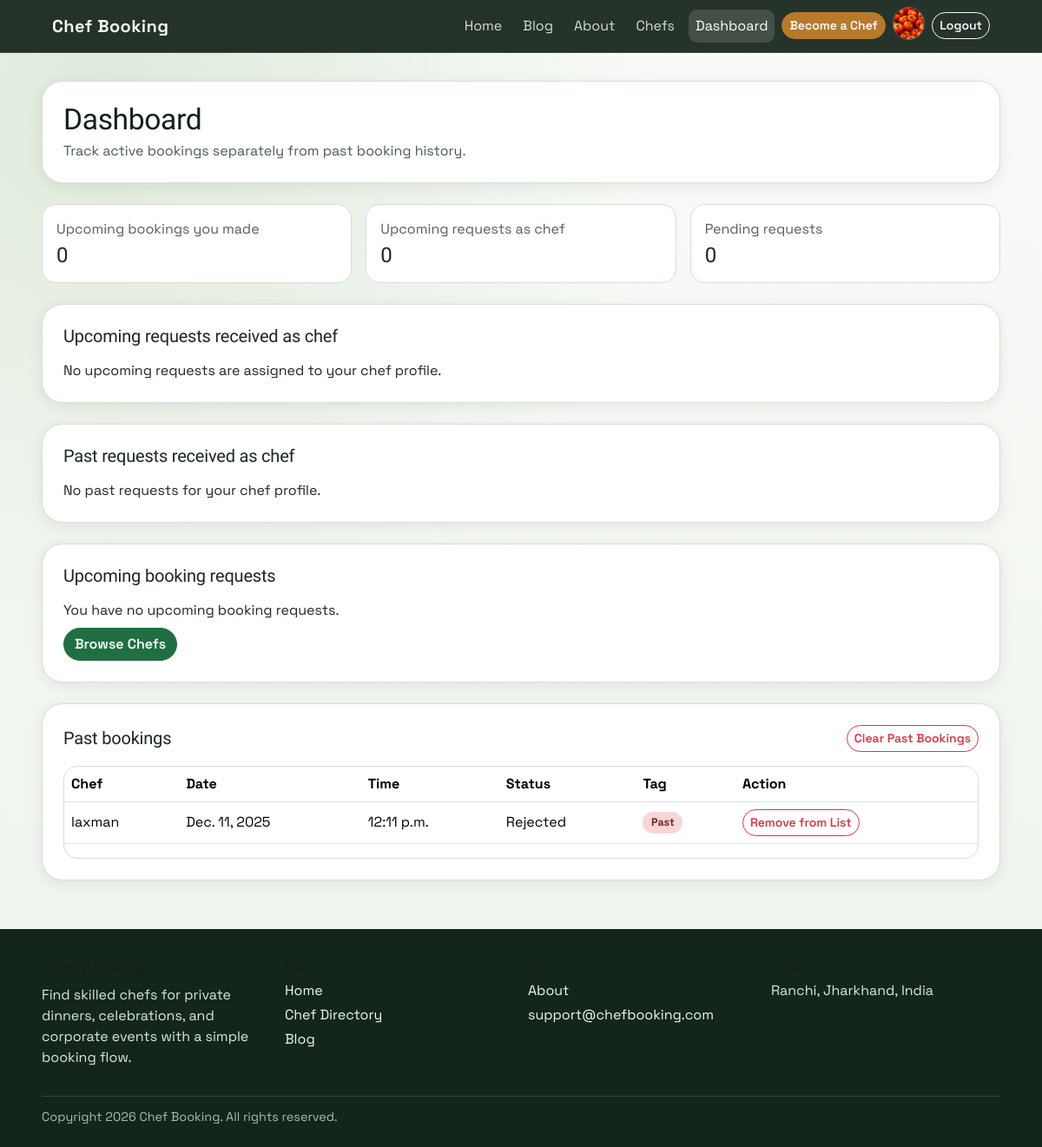
The app's page /dashboard/ (signed in) with its own data.
### accounts/models.py (models this page shows, shortened)
class Profile(models.Model):
    user = models.OneToOneField(settings.AUTH_USER_MODEL, on_delete=models.CASCADE)
    name = models.CharField(max_length=100)
    email = models.EmailField()
    mobile_number = models.CharField(max_length=15, blank=True, null=True)
    location = models.CharField(max_length=255, blank=True)
    education = models.CharField(max_length=255, blank=True)
    experience = models.IntegerField(default=0)
    speciality = models.TextField(blank=True)
    bio = models.TextField(blank=True)
    dishes = models.CharField(max_length=255, default="Not specified")
    profile_image = models.ImageField(upload_to=user_directory_path, blank=True, null=True)

### booking/models.py (models this page shows, shortened)
class Booking(models.Model):
    STATUS_CHOICES = [
        ('Pending', 'Pending'),
        ('Accepted', 'Accepted'),
        ('Rejected', 'Rejected'),
    ]
    customer = models.ForeignKey(settings.AUTH_USER_MODEL, on_delete=models.CASCADE)
    chef = models.ForeignKey('Chef', on_delete=models.CASCADE)
    date = models.DateField()
    time = models.TimeField()
    person = models.PositiveIntegerField()
    total_price = models.DecimalField(max_digits=8, decimal_places=2)
    status = models.CharField(max_length=20, choices=STATUS_CHOICES, default='Pending', db_index=True)
    is_deleted = models.BooleanField(default=False, db_index=True)
    deleted_at = models.DateTimeField(blank=True, null=True)
    deleted_by = models.ForeignKey(
        settings.AUTH_USER_MODEL,
        on_delete=models.SET_NULL,
        null=True,
        blank=True,
        related_name="deleted_bookings",
    )
    objects = ActiveBookingManager()
    all_objects = BookingQuerySet.as_manager()
    class Meta:
        indexes = [
            models.Index(fields=["date"]),
            models.Index(fields=["status", "date"]),
            models.Index(fields=["is_deleted", "date"]),
        ]

class Chef(models.Model):
    user = models.OneToOneField(settings.AUTH_USER_MODEL, on_delete=models.CASCADE)
    name = models.CharField(max_length=100)
    specialty = models.CharField(max_length=200)
    experience = models.PositiveIntegerField()  # years
    team_members = models.PositiveIntegerField(
        validators=[MinValueValidator(2)],
        blank=True,
        null=True
    )
    price_per_person = models.DecimalField(max_digits=8, decimal_places=2)
    image = models.ImageField(upload_to='chef_dishes/', blank=True, null=True)

### booking/views.py (the view)
# urls.py: path('dashboard/', booking_views.dashboard, name='dashboard'),
@login_required
def dashboard(request):
    now = timezone.now()
    current_date = now.date()
    current_time = now.time().replace(microsecond=0)
    past_bookings_q = Q(date__lt=current_date) | Q(date=current_date, time__lt=current_time)
    customer_bookings = (
        Booking.objects.select_related("chef", "chef__user")
        .filter(customer=request.user)
        .exclude(past_bookings_q)
        .order_by("-date", "-time")
    )
    customer_past_bookings = (
        Booking.objects.select_related("chef", "chef__user")
        .filter(customer=request.user)
        .filter(past_bookings_q)
        .order_by("-date", "-time")
    )
    chef_bookings = (
        Booking.objects.select_related("customer", "chef")
        .filter(chef__user=request.user)
        .exclude(past_bookings_q)
        .order_by("-date", "-time")
    )
    chef_past_bookings = (
        Booking.objects.select_related("customer", "chef")
        .filter(chef__user=request.user)
        .filter(past_bookings_q)
        .order_by("-date", "-time")
    )
    pending_count = chef_bookings.filter(status="Pending").count()
    return render(
        request,
        "booking/dashboard.html",
        {
            "bookings": chef_bookings,
            "past_bookings": chef_past_bookings,
            "cos_bookings": customer_bookings,
            "past_cos_bookings": customer_past_bookings,
            "pending_count": pending_count,
        },
    )

### booking/templates/booking/dashboard.html (shortened to what this page needs)
{% extends "base.html" %}
{% block content %}
<section class="page-card p-4 mb-4">
  <h1 class="section-title mb-1">Dashboard</h1>
  <p class="section-subtitle mb-0">Track active bookings separately from past booking history.</p>
</section>
<section class="metric-grid mb-4">
  <article class="metric-card">
    <p class="text-muted mb-1">Upcoming bookings you made</p>
    <h2 class="h4 mb-0">{{ cos_bookings|length }}</h2>
  </article>
  <article class="metric-card">
    <p class="text-muted mb-1">Upcoming requests as chef</p>
    <h2 class="h4 mb-0">{{ bookings|length }}</h2>
  </article>
  <article class="metric-card">
    <p class="text-muted mb-1">Pending requests</p>
    <h2 class="h4 mb-0">{{ pending_count }}</h2>
  </article>
</section>
<section class="page-card p-4 mb-4">
  <h2 class="h5 mb-3">Upcoming requests received as chef</h2>
  {% if bookings %}
  <div class="data-table-wrap">
    <table class="table table-hover align-middle">
      <thead>
        <tr>
          <th>Customer</th>
          <th>Date</th>
          <th>Time</th>
          <th>Guests</th>
          <th>Total</th>
          <th>Status</th>
          <th>Action</th>
        </tr>
      </thead>
      <tbody>
        {% for booking in bookings %}
        <tr>
          <td>{{ booking.customer.username }}</td>
          <td>{{ booking.date }}</td>
          <td>{{ booking.time }}</td>
          <td>{{ booking.person }}</td>
          <td>INR {{ booking.total_price }}</td>
          <td>
            {% if booking.status == "Pending" %}
            <span class="status-pill status-pending">Pending</span>
            {% elif booking.status == "Accepted" %}
            <span class="status-pill status-accepted">Accepted</span>
            {% else %}
            <span class="status-pill status-rejected">Rejected</span>
            {% endif %}
          </td>
          <td>
            {% if booking.status == "Pending" %}
            <a href="{% url 'update_booking_status' booking.id 'Accepted' %}" class="btn btn-sm btn-primary">Accept</a>
            <a href="{% url 'update_booking_status' booking.id 'Rejected' %}" class="btn btn-sm btn-outline-danger ms-1">Reject</a>
            {% else %}
            <span class="text-muted">No action</span>
            {% endif %}
          </td>
        </tr>
        {% endfor %}
      </tbody>
    </table>
  </div>
  {% else %}
  <p class="mb-0">No upcoming requests are assigned to your chef profile.</p>
  {% endif %}
</section>
<section class="page-card p-4 mb-4">
  <h2 class="h5 mb-3">Past requests received as chef</h2>
  {% if past_bookings %}
  <div class="data-table-wrap">
    <table class="table table-hover align-middle">
      <thead>
        <tr>
          <th>Customer</th>
          <th>Date</th>
          <th>Time</th>
          <th>Guests</th>
          <th>Total</th>
          <th>Status</th>
          <th>Tag</th>
        </tr>
      </thead>
      <tbody>
        {% for booking in past_bookings %}
        <tr>
          <td>{{ booking.customer.username }}</td>
          <td>{{ booking.date }}</td>
          <td>{{ booking.time }}</td>
          <td>{{ booking.person }}</td>
          <td>INR {{ booking.total_price }}</td>
          <td>{{ booking.status }}</td>
          <td><span class="status-pill status-rejected">Past</span></td>
        </tr>
        {% endfor %}
      </tbody>
    </table>
  </div>
  {% else %}
  <p class="mb-0">No past requests for your chef profile.</p>
  {% endif %}
</section>
<section class="page-card p-4 mb-4">
  <h2 class="h5 mb-3">Upcoming booking requests</h2>
  {% if cos_bookings %}
  <div class="data-table-wrap">
    <table class="table table-hover align-middle">
      <thead>
        <tr>
          <th>Chef</th>
          <th>Date</th>
          <th>Time</th>
          <th>Guests</th>
          <th>Total</th>
          <th>Status</th>
        </tr>
      </thead>
      <tbody>
        {% for booking in cos_bookings %}
        <tr>
          <td>{{ booking.chef.name }}</td>
          <td>{{ booking.date }}</td>
          <td>{{ booking.time }}</td>
          <td>{{ booking.person }}</td>
          <td>INR {{ booking.total_price }}</td>
          <td>
            {% if booking.status == "Pending" %}
            <span class="status-pill status-pending">Pending</span>
            {% elif booking.status == "Accepted" %}
            <span class="status-pill status-accepted">Accepted</span>
            {% else %}
            <span class="status-pill status-rejected">Rejected</span>
            {% endif %}
          </td>
        </tr>
        {% endfor %}
      </tbody>
    </table>
  </div>
  {% else %}
  <p class="mb-2">You have no upcoming booking requests.</p>
  <a href="{% url 'chef_list' %}" class="btn btn-primary">Browse Chefs</a>
  {% endif %}
</section>
<section class="page-card p-4">
  <div class="d-flex justify-content-between align-items-center mb-3">
    <h2 class="h5 mb-0">Past bookings</h2>
    {% if past_cos_bookings %}
    <form method="post" action="{% url 'clear_past_bookings' %}">
      <button type="submit" class="btn btn-sm btn-outline-danger" onclick="return confirm('Remove all past bookings from your list?')">Clear Past Bookings</button>
    </form>
    {% endif %}
  </div>
  {% if past_cos_bookings %}
  <div class="data-table-wrap">
    <table class="table table-hover align-middle">
      <thead>
        <tr>
          <th>Chef</th>
          <th>Date</th>
          <th>Time</th>
          <th>Status</th>
          <th>Tag</th>
          <th>Action</th>
        </tr>
      </thead>
      <tbody>
        {% for booking in past_cos_bookings %}
        <tr id="past-booking-{{ booking.id }}">
          <td>{{ booking.chef.name }}</td>
          <td>{{ booking.date }}</td>
          <td>{{ booking.time }}</td>
          <td>{{ booking.status }}</td>
          <td><span class="status-pill status-rejected">Past</span></td>
          <td>
            <form method="post" action="{% url 'remove_booking' booking.id %}" class="d-inline">
              <button type="submit" class="btn btn-sm btn-outline-danger" onclick="return confirm('This will remove the booking from your list. Continue?')">Remove from List</button>
            </form>
          </td>
        </tr>
        {% endfor %}
      </tbody>
    </table>
  </div>
  {% else %}
  <p class="mb-0">No past bookings available.</p>
  {% endif %}
</section>
{% endblock %}

### templates/base.html (shortened to what this page needs)
{% load static %}
<!DOCTYPE html>
<html lang="en">
  <head>
    <link href="https://cdn.jsdelivr.net/npm/bootstrap@5.3.3/dist/css/bootstrap.min.css" rel="stylesheet" />
    <link href="{% static 'css/site.css' %}" rel="stylesheet" />
  </head>
  <body>
    <div class="site-shell">
      <nav class="navbar navbar-expand-lg navbar-dark top-nav">
        <div class="container-fluid" style="width:min(1120px, 92vw);">
          <a class="navbar-brand" href="{% url 'home' %}">Chef Booking</a>
          <div class="d-none d-lg-flex ms-auto">
            <ul class="navbar-nav ms-auto align-items-center gap-2">
              <li class="nav-item">
                <a class="nav-link {% if request.resolver_match.url_name == 'home' %}active{% endif %}" href="{% url 'home' %}">Home</a>
              </li>
              <li class="nav-item">
                <a class="nav-link {% if request.resolver_match.url_name == 'blog_list' %}active{% endif %}" href="{% url 'blog_list' %}">Blog</a>
              </li>
              <li class="nav-item">
                <a class="nav-link {% if request.resolver_match.url_name == 'about' %}active{% endif %}" href="{% url 'about' %}">About</a>
              </li>
              {% if user.is_authenticated %}
              <li class="nav-item">
                <a class="nav-link {% if request.resolver_match.url_name == 'chef_list' %}active{% endif %}" href="{% url 'chef_list' %}">Chefs</a>
              </li>
              <li class="nav-item">
                <a class="nav-link {% if request.resolver_match.url_name == 'dashboard' %}active{% endif %}" href="{% url 'dashboard' %}">Dashboard</a>
              </li>
              {% if not chef %}
              <li class="nav-item">
                <a class="btn btn-sm btn-accent" href="{% url 'become_chef' %}">Become a Chef</a>
              </li>
              {% endif %}
              <li class="nav-item">
                <a class="avatar-btn" href="{% url 'profile_detail' request.user.username %}" aria-label="Profile">
                  {% if user_profile and user_profile.profile_image %}
                  <img src="{{ user_profile.profile_image.url }}" alt="{{ user.username }} profile" loading="lazy" />
                  {% else %}
                  <img src="{% static 'images/default-chef.jpg' %}" alt="Default profile" loading="lazy" />
                  {% endif %}
                </a>
              </li>
              <li class="nav-item">
                <form method="post" action="{% url 'logout' %}" class="d-inline">
                  <button type="submit" class="btn btn-sm btn-outline-light">Logout</button>
                </form>
              </li>
              {% endif %}
            </ul>
          </div>
        </div>
      </nav>
      <main class="site-main">
        {% block content %}{% endblock %}
      </main>
      <footer class="site-footer">
        <div class="footer-grid">
          <div>
            <h5>Chef Booking</h5>
            <p class="mb-0">Find skilled chefs for private dinners, celebrations, and corporate events with a simple booking flow.</p>
          </div>
          <div>
            <h6>Explore</h6>
            <p class="mb-1"><a href="{% url 'home' %}">Home</a></p>
            <p class="mb-1"><a href="{% url 'chef_list' %}">Chef Directory</a></p>
            <p class="mb-0"><a href="{% url 'blog_list' %}">Blog</a></p>
          </div>
          <div>
            <h6>Company</h6>
            <p class="mb-1"><a href="{% url 'about' %}">About</a></p>
            <p class="mb-0"><a href="mailto:support@chefbooking.com">support@chefbooking.com</a></p>
          </div>
          <div>
            <h6>Location</h6>
            <p class="mb-0">Ranchi, Jharkhand, India</p>
          </div>
        </div>
        <div class="footer-meta">Copyright <span id="currentYear"></span> Chef Booking. All rights reserved.</div>
      </footer>
    </div>
  </body>
</html>

### records on screen
Profile: profile_image (picture)
Booking: chef.name "laxman", date "Dec. 11, 2025", time "12:11 p.m.", status "Rejected"

### other values on screen
{{ cos_bookings|length }} "0"
{{ bookings|length }} "0"
{{ pending_count }} "0"
